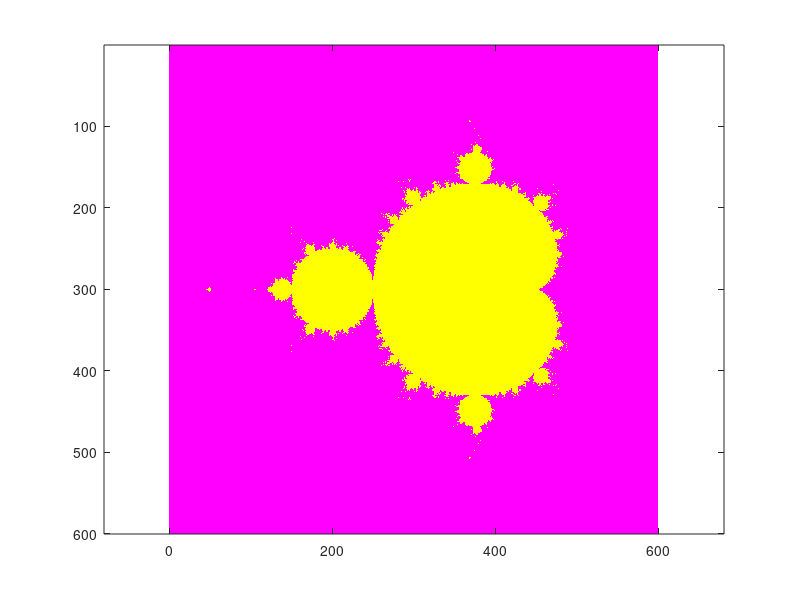

This figure's MATLAB source:
% розмір зображення і кордони області

N = 600;	% розмір зображення в пікселях
xmin = -2;	 
xmax = 1;	% кордони області яку будемо відображати
ymin = -1.5;
ymax = 1.5;

% матриця пікселей

[X, Y] = meshgrid(linspace(xmin, xmax, N), linspace(ymin, ymax,N));	% створюємо дві матриці X та Y в які поміщаємо координати
A = X + 1i*Y;		% Створюємо масив який являється комплексним числом і складається з координат X та Y

% ітеріруємо точки перебором

C = A;  		% Перебираємо кожну точку матриці A, кожне комплексне число в матриці взводимо в квадрат
for k = 1:50		% і додаємо комплексне число з початкового значення яке рівняється A на першій ітерації
   A = A.^2 + C;	% цикл повторюємо 50 разів, в результаті на кожній ітерації отримуємо нове комплексне число
end			% для кожної точки в матриці A


% оприділяємо множество

M = (abs(A) < 2);		% Якщо абсолютно значення (abs) комплексного числа менше двох, то точка находиться в множині

% виводимо результат

colormap(spring);
imagesc(M);
axis equal;
waitforbuttonpress;
